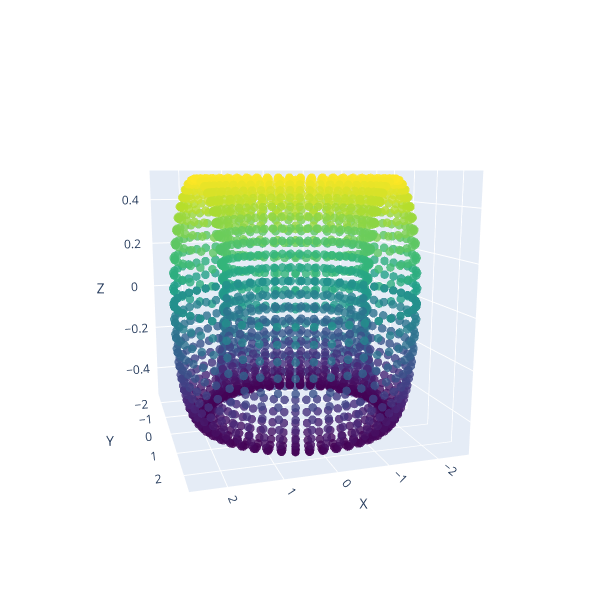

The notebook cell this image was saved under:
### Code cell
fig = go.Figure(data=[go.Scatter3d(
    x=Y_reconstructed[:,0],y=Y_reconstructed[:,1],z=Y_reconstructed[:,2], mode='markers', marker=dict( size=5, color=Y_reconstructed[:, 2], colorscale='Viridis',opacity=0.8 ) )])

fig.update_layout(
    scene=dict(aspectmode='cube', xaxis_title='X', yaxis_title='Y', zaxis_title='Z',camera=dict(eye=dict(x=0.75, y=2.5, z=0.5)) ),
    width=600, height=600, margin=dict(r=30, b=20, l=20, t=20) )
fig.show()

### Figure 1 — Plotly figure (JSON) as saved in the notebook; plotly's stock layout.template omitted (floating-point values rounded to 4 significant figures; data arrays with more than 128 entries replaced by an {"elided": "..."} marker saying what was removed)
{"data": [{"marker": {"color": {"elided": "2500 float values"}, "colorscale": [[0, "#440154"], [0.1111, "#482878"], [0.2222, "#3e4989"], [0.3333, "#31688e"], [0.4444, "#26828e"], [0.5556, "#1f9e89"], [0.6667, "#35b779"], [0.7778, "#6ece58"], [0.8889, "#b5de2b"], [1, "#fde725"]], "opacity": 0.8, "size": 5}, "mode": "markers", "type": "scatter3d", "x": {"elided": "2500 float values"}, "y": {"elided": "2500 float values"}, "z": {"elided": "2500 float values"}}], "layout": {"height": 600, "margin": {"b": 20, "l": 20, "r": 30, "t": 20}, "scene": {"aspectmode": "cube", "camera": {"eye": {"x": 0.75, "y": 2.5, "z": 0.5}}, "xaxis": {"title": {"text": "X"}}, "yaxis": {"title": {"text": "Y"}}, "zaxis": {"title": {"text": "Z"}}}, "width": 600}}
